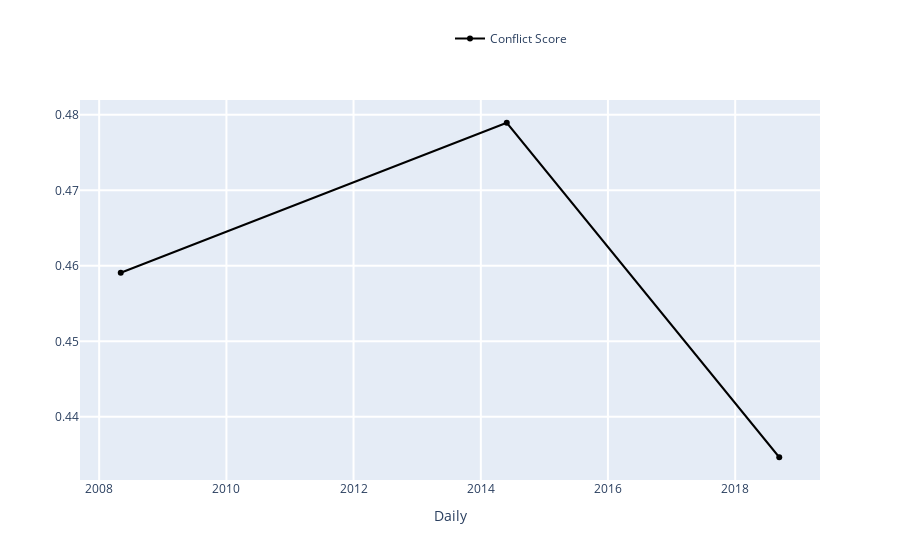

Notebook source saved alongside this figure:
### Markdown cell above
### <span style="color:green"> TRY YOURSELF! THIS IS WHAT WILL HAPPEN WHEN YOU SELECT AN EDITOR </span>

### Code cell
### ----------------------------------------------------------------------------------- ###
### TRY YOURSELF! THIS IS WHAT WILL HAPPEN WHEN YOU SELECT AN EDITOR                    ###
### ----------------------------------------------------------------------------------- ###

## This is the page you used ##
print('The page that is being used:', the_page['title'])

## Use the variable from the last notebook: conflicts_by_editors (pd.DataFrame)        ##
## Display the dataframe using interactive grid, you could learn more through the doc: ##
## https://qgrid.readthedocs.io/en/latest/                                             ##
qgrid.set_grid_option('maxVisibleRows', 5)
qgrid_init = qgrid.show_grid(conflicts_by_editors)
display(qgrid_init)

## Get the editor info with Wikipedia API (get_editor() method), more details you could check: ##
## https://github.com/gesiscss/wikiwho_demo/blob/master/external/api.py                        ##
## https://github.com/gesiscss/wikiwho_demo/blob/master/external/wikipedia.py                  ##
wikipedia_dv = WikipediaDV(WikipediaAPI(domain='en.wikipedia.org'))

# This is an example editor index. You could change it manully by typing in a new index from
# the above grid, e.g. 737021
editor_input_id = 71798

# store the editor_input_id for the usage in next notebook
%store editor_input_id

# Get the editor's information in the form of pd.DataFrame
editor_info = wikipedia_dv.get_editor(int(editor_input_id))

# store editor_info for the usage in next notebook
%store editor_info

## Display the basic information of the selected editor ##
editor_url = f'{wikipedia_dv.api.base}action=query&list=users&ususerids={editor_input_id}&usprop=blockinfo|editcount|registration|gender&format=json'
print("Editor's data can be found in:")
print(editor_url)
display(md("### Current Selection:"))
display(editor_info.to_frame('values'))

## Interactive evolution of conflict score of this editor, using ConflictCalculatorListener, more details see ##
## https://github.com/gesiscss/wikiwho_demo/blob/master/visualization/calculator_listener.py                  ##
display(md(f"#### Evolution of the Conflict Score of *{editor_info['name']}*"))

# Dataframe containing the info for interactive
editor_df = conflict_calculator.elegible_actions[conflict_calculator.elegible_actions['editor'] == str(editor_input_id)].copy()
           
# Create a ConflictCalculatorListener instance.
conflicts_cal_listener = ConflictCalculatorListener(editor_df)

# Set parameters
begin_date = date(2005, 3, 1)
end_date = date(2019, 6, 1)
frequency = 'Daily' # 'Monthly', 'Daily'

# The metrics we need:
# ['Conflict Score', 'Absolute Conflict Score', 'Conflict Ratio', 'Number of Conflicts',
#  'Total Elegible Actions', 'Total Conflict Time', 'Total Elegible Time', 
# 'Time per Conflict Action', 'Time per Elegible Action', ('None')]
# Note: only 'red_line' has 'None' option.
black_line = 'Conflict Score'
red_line = 'None'
           
print('Time range from', begin_date.strftime("%Y-%m-%d"), 'to', end_date.strftime("%Y-%m-%d"))
print('Total Page conflict score:', conflict_calculator.get_page_conflict_score())
           
conflicts_cal_listener.listen(
    _range = (begin_date, end_date),
    granularity = frequency,
    black = black_line,
    red = red_line
)

### Figure 1 — Plotly figure (JSON) as saved in the notebook; plotly's stock layout.template omitted (floating-point values rounded to 4 significant figures)
{"data": [{"marker": {"color": "rgba(0, 0, 0, 1)"}, "name": "Conflict Score", "type": "scatter", "x": ["2008-05-04T00:00:00+00:00", "2014-05-30T00:00:00+00:00", "2018-09-11T00:00:00+00:00"], "y": [0.4591, 0.4789, 0.4346]}], "layout": {"barmode": "group", "hovermode": "closest", "legend": {"x": 0.5, "y": 1.2}, "showlegend": true, "xaxis": {"gridwidth": 2, "ticklen": 5, "title": {"text": "Daily"}, "zeroline": true}, "yaxis": {"gridwidth": 2, "ticklen": 5}}}
